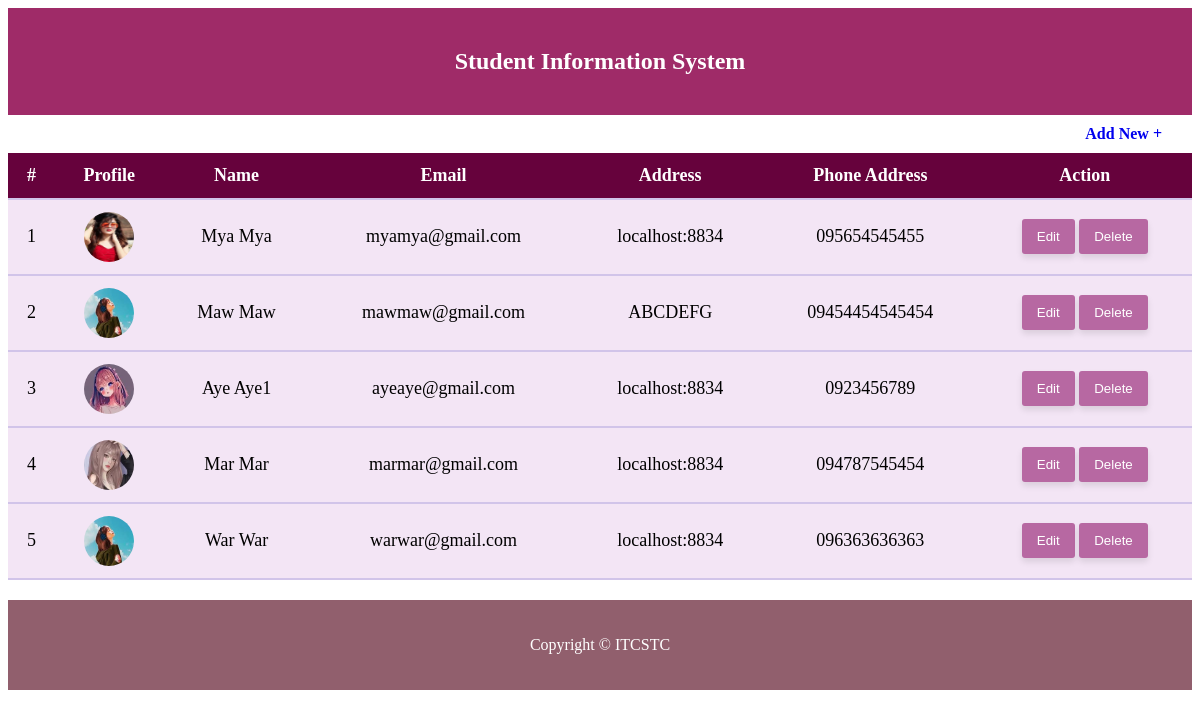
The page / on the database its author committed.
### tables this page shows
CREATE TABLE `student` (
  `id` int(11) NOT NULL,
  `name` varchar(255) DEFAULT NULL,
  `profile_photo` varchar(255) DEFAULT NULL,
  `email` varchar(255) DEFAULT NULL,
  `password` varchar(255) DEFAULT NULL,
  `address` varchar(255) DEFAULT NULL,
  `phone_number` varchar(255) DEFAULT NULL,
  `created_date` timestamp NOT NULL DEFAULT current_timestamp(),
  `updated_date` timestamp NOT NULL DEFAULT current_timestamp() ON UPDATE current_timestamp()
);

### index.php (the view)
<html>
<?php
include('header.php');
include('db_connect.php');
?>
<body>
    <div class="new">
        <a href="new.php">Add New +</a>
    </div>
    <div>
        <table class="table">
            <thead>
                <tr>
                    <th>#</th>
                    <th>Profile</th>
                    <th>Name</th>
                    <th>Email</th>
                    <th>Address</th>
                    <th>Phone Address</th>
                    <th>Action</th>
                </tr>
            </thead>
            <tbody>
                <?php
                $sql = "SELECT * FROM student ORDER BY id DESC";
                $stmt = $conn->prepare($sql);
                $stmt->execute();
                $students = $stmt->fetchAll();
                $count = 1;
                foreach ($students as $student) { ?>
                <tr>
                    <td><?= $count++ ?></td>
                    <td><img src="<?= $student['profile_photo'] ?>" alt="" width="50px" height="50px"></td>
                    <td><?= $student['name'] ?></td>
                    <td><?= $student['email'] ?></td>
                    <td><?= $student['address'] ?></td>
                    <td><?= $student['phone_number'] ?></td>
                    <td>
                        <button class="btn"><a href="editStudent.php?id=<?= $student['id'] ?>">Edit</a></button>
                        <button class="btn"><a href="deleteStudent.php?id=<?= $student['id'] ?>" onclick="return confirm('Are you sure you want to delete this student?');">Delete</a></button>
                    </td>
                </tr>
                <?php } ?>
            </tbody>
        </table>
    </div>
    <?php include('footer.php') ?>
</body>
</html>

### header.php (shortened to what this page needs)
<head>
    <link rel="stylesheet" href="style.css">
</head>
<body>
    <div class="header">
        <div>
            <h2>Student Information System</h2>
        </div>
    </div>

### footer.php
<div class="footer">
    <p>Copyright &copy; ITCSTC</p>
</div>

### style.css (style rules this page uses)
div.header { background-color: #9F2B68; padding: 20px; color: #fff; text-align: center; }
div.footer { background-color: #915F6D; padding: 20px; color:#fff; text-align: center; }
table { width: 100%; border-collapse: collapse; margin: 20px 0; font-size: 18px; text-align: left; background-color: #f3e5f5; }
th, td { padding: 12px; border-bottom: 2px solid #d1c4e9; text-align: center; }
th { background-color: #66023c ; color: white; text-align: center; }
table img { border-radius: 50%; }
.btn { background-color: #b768a2; color: white; padding: 10px 15px; border: none; border-radius: 3px; cursor: pointer; transition: all 0.3s ease; box-shadow: 0 4px 6px rgba(0, 0, 0, 0.1); }
.btn a { text-decoration: none; color: white; }
div.new a { float:right; text-decoration: none; margin: 10px 30px 10px 10px; font-weight: bold; }

### rows shown on the page
student: profile_photo (picture), name "Mya Mya", email "myamya@gmail.com", address "localhost:8834", phone_number "095654545455"
student: profile_photo (picture), name "Maw Maw", email "mawmaw@gmail.com", address "ABCDEFG", phone_number "09454454545454"
student: profile_photo (picture), name "Aye Aye1", email "ayeaye@gmail.com", address "localhost:8834", phone_number "0923456789"
student: profile_photo (picture), name "Mar Mar", email "marmar@gmail.com", address "localhost:8834", phone_number "094787545454"
student: profile_photo (picture), name "War War", email "warwar@gmail.com", address "localhost:8834", phone_number "096363636363"
